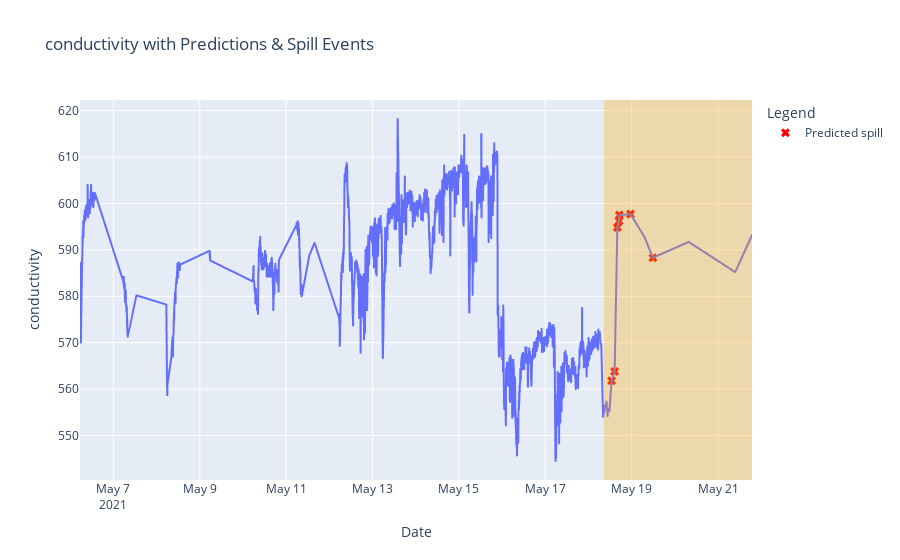

The cell this chart's notebook holds for it:
### Markdown cell above
plot results

### Code cell
import pandas as pd
import numpy as np
from sklearn.pipeline import Pipeline
from sklearn.preprocessing import StandardScaler
from sklearn.decomposition import PCA
from sklearn.linear_model import LogisticRegression, Ridge
import matplotlib.pyplot as plt
import matplotlib.patches as mpatches
import pandas as pd
import plotly.graph_objects as go
import plotly.express as px
# Assume 'study' and your initial 'labeled_df_spill_1' DataFrame are loaded.

# --- 1. Get the Best Parameters ---
best_params = study.best_params
print("Using best parameters found by Optuna:")
print(best_params)

# --- 2. Re-build Your Dataset with the Best Parameters ---
print("\nStep 1: Re-creating dataset with optimal features...")
# Use the feature engineering function with the best horizon
feature_columns = ['temperature', 'depth', 'BaroPres', 'SolRad_Avg', 'rain_mm','Temp2m_Avg','WndSpd']
featured_df = create_features(labeled_df_spill_1, feature_columns, horizon=best_params['horizon'])
featured_df.dropna(inplace=True)

# Create the sensor anomaly feature with the best threshold
sensor_model_features = ['temperature', 'depth', 'BaroPres', 'SolRad_Avg', 'rain_mm','Temp2m_Avg','WndSpd']
target_sensor = 'conductivity'
sensor_model = train_sensor_model(featured_df, sensor_model_features, target_col=target_sensor)
predicted_values = sensor_model.predict(featured_df[sensor_model_features])
error = (featured_df[target_sensor] - predicted_values).abs()
error_std = error.std()
featured_df['sensor_anomaly'] = (error > (error_std * best_params['threshold_multiplier'])).astype(int)

# --- 3. Train the Final Model ---
print("Step 2: Training the final model...")
# Prepare the final training data, excluding anomalies
model_df = featured_df[featured_df['event'] != -1].copy()
y = model_df['event']
X = model_df.drop(columns=['datetime', 'location', 'event'])

# Build the final pipeline with the best PCA and C values
final_pipeline = Pipeline([
    ('scaler', StandardScaler()),
    ('pca', PCA(n_components=best_params['n_components'])),
    ('model', LogisticRegression(C=best_params['C'], random_state=42, solver='liblinear'))
])

final_pipeline.fit(X, y)
print("Final model is trained.")

# --- 4. Make Predictions & Plot ---
# --- 4. Make Predictions & Plot (Corrected) ---
print("Step 3: Making predictions and generating plot...")

# Make predictions on the entire dataset to visualize
all_predictions = final_pipeline.predict(X)

# Create the results DataFrame for plotting
results_df = model_df.copy()
results_df['predicted_event'] = all_predictions

## THIS IS THE FIX ##
# Rename the 'event' column to 'true_event' to match what the plot function expects
results_df.rename(columns={'event': 'true_event'}, inplace=True)

# Now, call the plotting function with the corrected results_df
print("Generating plot...")
plot_model_predictions(
    df=results_df,
    location='footbridge', # Or the location you're interested in
    start_date='2021-05-06',
    end_date='2021-05-22',
    sensor='conductivity'
)

### Figure 1 — Plotly figure (JSON) as saved in the notebook; plotly's stock layout.template omitted (floating-point values rounded to 4 significant figures; data arrays with more than 128 entries replaced by an {"elided": "..."} marker saying what was removed)
{"data": [{"hovertemplate": "datetime=%{x}<br>conductivity=%{y}<extra></extra>", "legendgroup": "", "line": {"color": "#636efa", "dash": "solid"}, "marker": {"symbol": "circle"}, "mode": "lines", "name": "", "showlegend": false, "type": "scattergl", "x": {"elided": "2141 str values"}, "xaxis": "x", "y": {"elided": "2141 float values"}, "yaxis": "y"}, {"marker": {"color": "red", "size": 8, "symbol": "x"}, "mode": "markers", "name": "Predicted spill", "type": "scatter", "x": ["2021-05-18T12:50:00.000000000", "2021-05-18T14:30:00.000000000", "2021-05-18T16:00:00.000000000", "2021-05-18T17:00:00.000000000", "2021-05-18T17:05:00.000000000", "2021-05-18T23:20:00.000000000", "2021-05-19T11:45:00.000000000"], "y": [561.8, 563.8, 594.8, 596.2, 597.5, 597.7, 588.3]}], "layout": {"hovermode": "x unified", "legend": {"title": {"text": "Legend"}, "tracegroupgap": 0}, "shapes": [{"fillcolor": "orange", "line": {"width": 0}, "opacity": 0.3, "type": "rect", "x0": "2021-05-18T08:30:00", "x1": "2021-05-21T18:50:00", "xref": "x", "y0": 0, "y1": 1, "yref": "y domain"}], "title": {"text": "conductivity with Predictions & Spill Events"}, "xaxis": {"anchor": "y", "domain": [0, 1], "title": {"text": "Date"}}, "yaxis": {"anchor": "x", "domain": [0, 1], "title": {"text": "conductivity"}}}}
